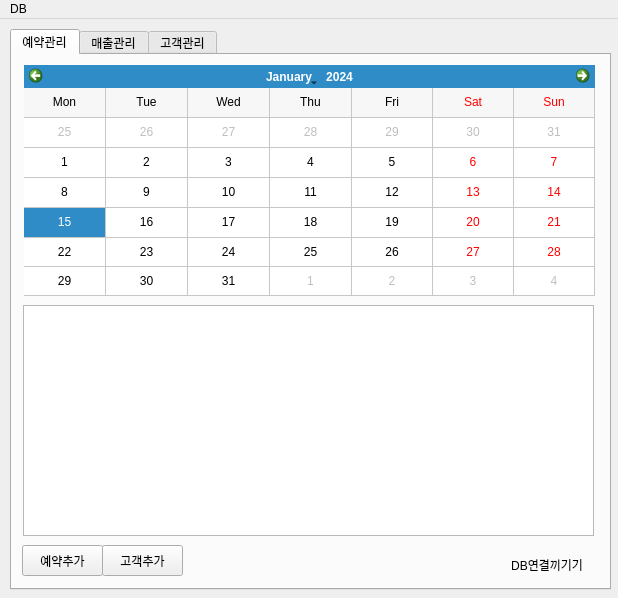
<?xml version="1.0" encoding="UTF-8"?>
<ui version="4.0">
 <class>SereneUClass</class>
 <widget class="QMainWindow" name="SereneUClass">
  <property name="geometry">
   <rect>
    <x>0</x>
    <y>0</y>
    <width>618</width>
    <height>598</height>
   </rect>
  </property>
  <property name="windowTitle">
   <string>SereneU</string>
  </property>
  <widget class="QWidget" name="centralWidget">
   <widget class="QTabWidget" name="tabWidget">
    <property name="geometry">
     <rect>
      <x>10</x>
      <y>10</y>
      <width>601</width>
      <height>561</height>
     </rect>
    </property>
    <property name="currentIndex">
     <number>0</number>
    </property>
    <widget class="QWidget" name="tab">
     <attribute name="title">
      <string>예약관리</string>
     </attribute>
     <widget class="QCalendarWidget" name="calendarWidget">
      <property name="geometry">
       <rect>
        <x>12</x>
        <y>10</y>
        <width>571</width>
        <height>231</height>
       </rect>
      </property>
      <property name="gridVisible">
       <bool>true</bool>
      </property>
      <property name="verticalHeaderFormat">
       <enum>QCalendarWidget::VerticalHeaderFormat::NoVerticalHeader</enum>
      </property>
      <property name="navigationBarVisible">
       <bool>true</bool>
      </property>
      <property name="dateEditEnabled">
       <bool>true</bool>
      </property>
     </widget>
     <widget class="QTableView" name="reservationView">
      <property name="geometry">
       <rect>
        <x>11</x>
        <y>250</y>
        <width>571</width>
        <height>231</height>
       </rect>
      </property>
     </widget>
     <widget class="QPushButton" name="addCustomerButton">
      <property name="geometry">
       <rect>
        <x>90</x>
        <y>490</y>
        <width>81</width>
        <height>31</height>
       </rect>
      </property>
      <property name="text">
       <string>고객추가</string>
      </property>
     </widget>
     <widget class="QPushButton" name="addReservationButton">
      <property name="geometry">
       <rect>
        <x>10</x>
        <y>490</y>
        <width>81</width>
        <height>31</height>
       </rect>
      </property>
      <property name="text">
       <string>예약추가</string>
      </property>
     </widget>
     <widget class="QLabel" name="dbConnect">
      <property name="geometry">
       <rect>
        <x>270</x>
        <y>500</y>
        <width>301</width>
        <height>20</height>
       </rect>
      </property>
      <property name="text">
       <string>DB연결끼기기</string>
      </property>
      <property name="alignment">
       <set>Qt::AlignmentFlag::AlignRight|Qt::AlignmentFlag::AlignTrailing|Qt::AlignmentFlag::AlignVCenter</set>
      </property>
     </widget>
    </widget>
    <widget class="QWidget" name="tab_2">
     <attribute name="title">
      <string>매출관리</string>
     </attribute>
    </widget>
    <widget class="QWidget" name="tab_3">
     <attribute name="title">
      <string>고객관리</string>
     </attribute>
     <widget class="QWidget" name="horizontalLayoutWidget">
      <property name="geometry">
       <rect>
        <x>20</x>
        <y>20</y>
        <width>481</width>
        <height>41</height>
       </rect>
      </property>
      <layout class="QHBoxLayout" name="horizontalLayout">
       <item>
        <widget class="QLabel" name="customerName111_2">
         <property name="text">
          <string>이름</string>
         </property>
        </widget>
       </item>
       <item>
        <widget class="QLineEdit" name="customerName_2"/>
       </item>
       <item>
        <widget class="QLabel" name="label_3">
         <property name="text">
          <string>전화번호</string>
         </property>
        </widget>
       </item>
       <item>
        <widget class="QLineEdit" name="customerPhone_2"/>
       </item>
       <item>
        <widget class="QPushButton" name="searchCustomer_2">
         <property name="text">
          <string>조회</string>
         </property>
        </widget>
       </item>
      </layout>
     </widget>
     <widget class="QTableView" name="customerView">
      <property name="geometry">
       <rect>
        <x>20</x>
        <y>70</y>
        <width>481</width>
        <height>451</height>
       </rect>
      </property>
     </widget>
    </widget>
   </widget>
  </widget>
  <widget class="QMenuBar" name="menuBar">
   <property name="geometry">
    <rect>
     <x>0</x>
     <y>0</y>
     <width>618</width>
     <height>21</height>
    </rect>
   </property>
   <widget class="QMenu" name="menuDB">
    <property name="title">
     <string>DB</string>
    </property>
    <addaction name="actionDB"/>
   </widget>
   <addaction name="menuDB"/>
  </widget>
  <action name="actiontest">
   <property name="text">
    <string>시수목록추가</string>
   </property>
  </action>
  <action name="dbConnector">
   <property name="text">
    <string>연결관리</string>
   </property>
  </action>
  <action name="action">
   <property name="text">
    <string>지출내역</string>
   </property>
  </action>
  <action name="actionDB">
   <property name="text">
    <string>DB관리</string>
   </property>
  </action>
 </widget>
 <resources/>
 <connections/>
</ui>
